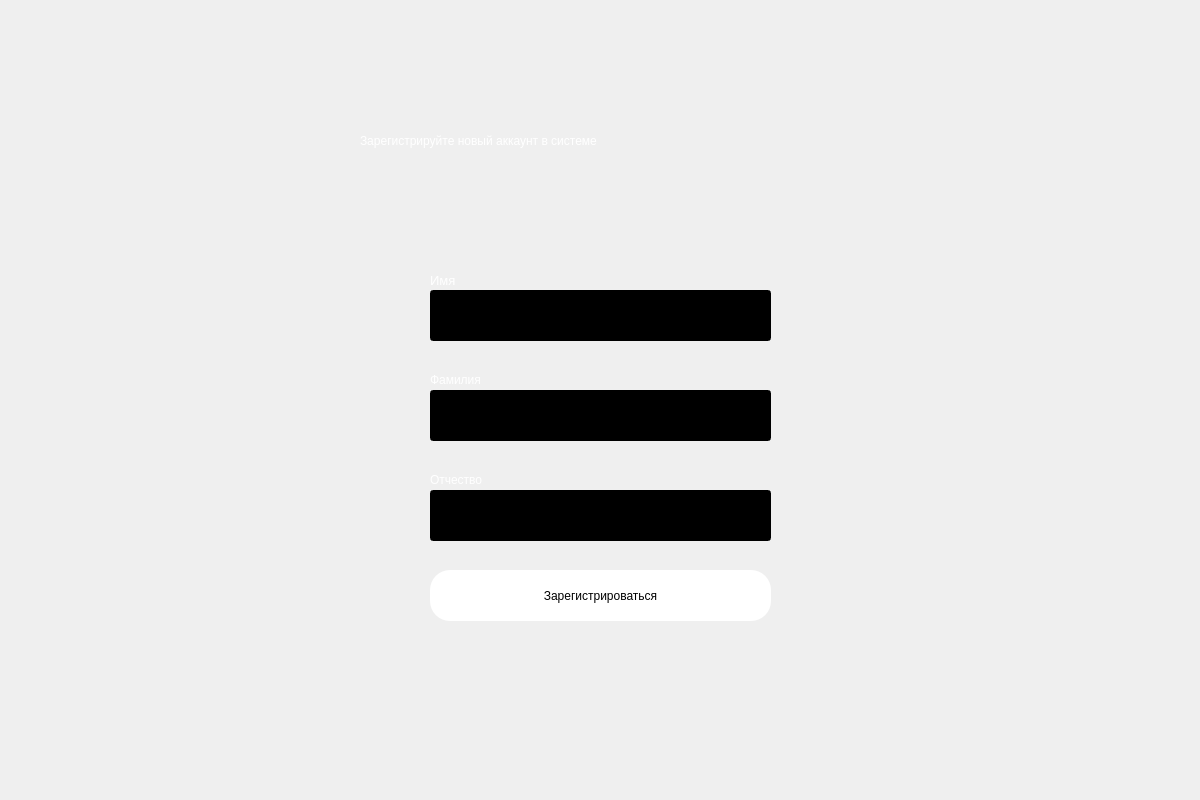
<?xml version="1.0" encoding="UTF-8"?>
<ui version="4.0">
 <class>Dialog</class>
 <widget class="QDialog" name="Dialog">
  <property name="geometry">
   <rect>
    <x>0</x>
    <y>0</y>
    <width>1200</width>
    <height>800</height>
   </rect>
  </property>
  <property name="windowTitle">
   <string>Dialog</string>
  </property>
  <widget class="QWidget" name="bgwidget" native="true">
   <property name="geometry">
    <rect>
     <x>-10</x>
     <y>0</y>
     <width>1201</width>
     <height>801</height>
    </rect>
   </property>
   <property name="styleSheet">
    <string notr="true">QWidget#bgwidget{
background-image: url(C:/Users/MSI/PycharmProjects/PPS/SwarmDrone/assets/militarybcnd.png);
					}</string>
   </property>
   <widget class="QLabel" name="label_2">
    <property name="geometry">
     <rect>
      <x>370</x>
      <y>120</y>
      <width>551</width>
      <height>41</height>
     </rect>
    </property>
    <property name="styleSheet">
     <string notr="true">font: 16pt &quot;MS Shell Dlg 2&quot;;color:rgb(255, 255, 255)</string>
    </property>
    <property name="text">
     <string>Зарегистрируйте новый аккаунт в системе</string>
    </property>
   </widget>
   <widget class="QPushButton" name="signup">
    <property name="geometry">
     <rect>
      <x>440</x>
      <y>570</y>
      <width>341</width>
      <height>51</height>
     </rect>
    </property>
    <property name="styleSheet">
     <string notr="true">border-radius:20px;
background-color: rgb(255, 255, 255);
color:rgb(0, 0, 0);
font: 14pt &quot;MS Shell Dlg 2&quot;;
</string>
    </property>
    <property name="text">
     <string>Зарегистрироваться</string>
    </property>
   </widget>
   <widget class="QLineEdit" name="name">
    <property name="geometry">
     <rect>
      <x>440</x>
      <y>290</y>
      <width>341</width>
      <height>51</height>
     </rect>
    </property>
    <property name="styleSheet">
     <string notr="true">background-color:rgb(0,0,0);
color:rgb(255,255,255);
font: 12pt &quot;MS Shell Dlg 2&quot;;</string>
    </property>
   </widget>
   <widget class="QLineEdit" name="secondname">
    <property name="geometry">
     <rect>
      <x>440</x>
      <y>390</y>
      <width>341</width>
      <height>51</height>
     </rect>
    </property>
    <property name="styleSheet">
     <string notr="true">background-color:rgb(0,0,0);
color:rgb(255,255,255);
font: 12pt &quot;MS Shell Dlg 2&quot;;</string>
    </property>
   </widget>
   <widget class="QLabel" name="label_3">
    <property name="geometry">
     <rect>
      <x>440</x>
      <y>270</y>
      <width>151</width>
      <height>20</height>
     </rect>
    </property>
    <property name="font">
     <font>
      <family>MS Shell Dlg 2</family>
      <pointsize>10</pointsize>
      <italic>false</italic>
      <bold>false</bold>
     </font>
    </property>
    <property name="styleSheet">
     <string notr="true">color:rgb(255,255,255);
font: 10pt &quot;MS Shell Dlg 2&quot;;</string>
    </property>
    <property name="text">
     <string>Имя</string>
    </property>
   </widget>
   <widget class="QLabel" name="label_4">
    <property name="geometry">
     <rect>
      <x>440</x>
      <y>370</y>
      <width>81</width>
      <height>20</height>
     </rect>
    </property>
    <property name="styleSheet">
     <string notr="true">color:rgb(255,255,255);
font: 10pt &quot;MS Shell Dlg 2&quot;;</string>
    </property>
    <property name="text">
     <string>Фамилия</string>
    </property>
   </widget>
   <widget class="QLabel" name="error">
    <property name="geometry">
     <rect>
      <x>440</x>
      <y>540</y>
      <width>341</width>
      <height>20</height>
     </rect>
    </property>
    <property name="styleSheet">
     <string notr="true">font: 12pt &quot;MS Shell Dlg 2&quot;; color:red;</string>
    </property>
    <property name="text">
     <string/>
    </property>
   </widget>
   <widget class="QLabel" name="label_5">
    <property name="geometry">
     <rect>
      <x>440</x>
      <y>470</y>
      <width>211</width>
      <height>20</height>
     </rect>
    </property>
    <property name="styleSheet">
     <string notr="true">color:rgb(255,255,255);
font: 10pt &quot;MS Shell Dlg 2&quot;;</string>
    </property>
    <property name="text">
     <string>Отчество</string>
    </property>
   </widget>
   <widget class="QLineEdit" name="familyname">
    <property name="geometry">
     <rect>
      <x>440</x>
      <y>490</y>
      <width>341</width>
      <height>51</height>
     </rect>
    </property>
    <property name="styleSheet">
     <string notr="true">background-color:rgb(0,0,0);
color:rgb(255,255,255);
font: 12pt &quot;MS Shell Dlg 2&quot;;</string>
    </property>
   </widget>
  </widget>
 </widget>
 <resources/>
 <connections/>
</ui>
